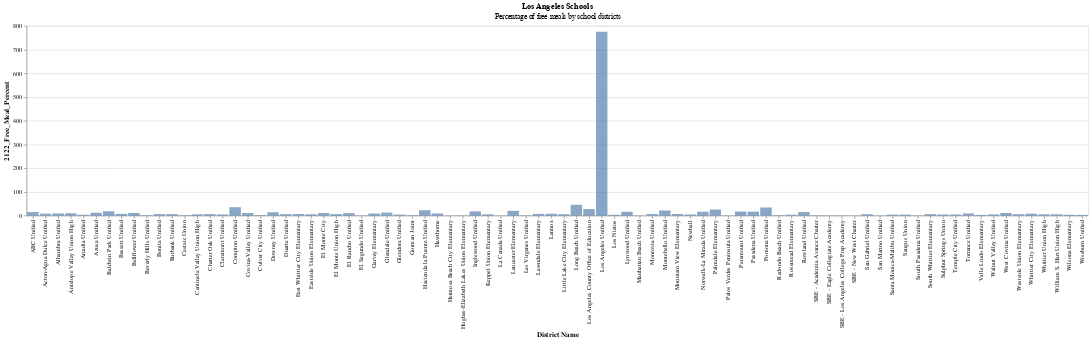

Notebook source saved alongside this figure:
### Code cell
alt.Chart(LA_schools_2122).mark_bar().encode(
    x='District Name',
    y='2122_Free_Meal_Percent'
).properties(
    title={
        'text': 'Los Angeles Schools',
        'subtitle' : ['Percentage of free meals by school districts']
    }
)

### Figure 1 — Vega-Lite specification as saved in the notebook (floating-point values rounded to 4 significant figures; data arrays with more than 128 entries replaced by an {"elided": "..."} marker saying what was removed)
{"config": {"view": {"continuousWidth": 400, "continuousHeight": 300}}, "data": {"name": "data-37c2d74ed9ecd43b54f5d9a9abaa451f"}, "mark": "bar", "encoding": {"x": {"type": "nominal", "field": "District Name"}, "y": {"type": "quantitative", "field": "2122_Free_Meal_Percent"}}, "title": {"text": "Los Angeles Schools", "subtitle": ["Percentage of free meals by school districts"]}, "$schema": "https://vega.github.io/schema/vega-lite/v4.8.1.json", "datasets": {"data-37c2d74ed9ecd43b54f5d9a9abaa451f": {"elided": "2279 records"}}}
